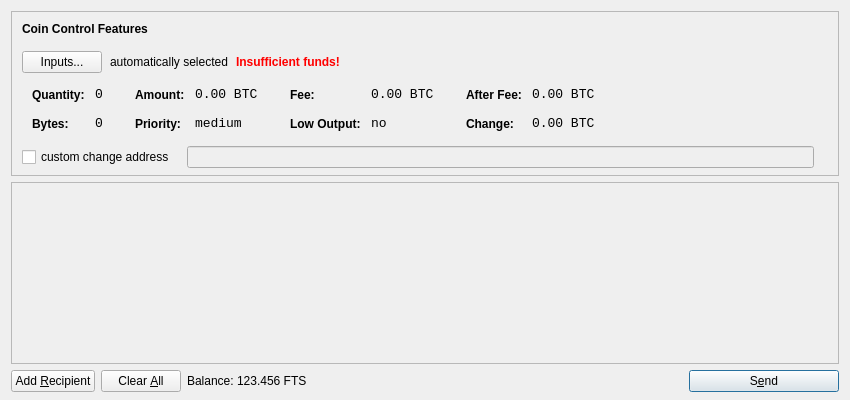
<?xml version="1.0" encoding="UTF-8"?>
<ui version="4.0">
 <class>SendCoinsDialog</class>
 <widget class="QDialog" name="SendCoinsDialog">
  <property name="geometry">
   <rect>
    <x>0</x>
    <y>0</y>
    <width>850</width>
    <height>400</height>
   </rect>
  </property>
  <property name="windowTitle">
   <string>Send Coins</string>
  </property>
  <layout class="QVBoxLayout" name="verticalLayout" stretch="0,1,0">
   <property name="bottomMargin">
    <number>8</number>
   </property>
   <item>
    <widget class="QFrame" name="frameCoinControl">
     <property name="sizePolicy">
      <sizepolicy hsizetype="Expanding" vsizetype="Expanding">
       <horstretch>0</horstretch>
       <verstretch>0</verstretch>
      </sizepolicy>
     </property>
     <property name="maximumSize">
      <size>
       <width>16777215</width>
       <height>16777215</height>
      </size>
     </property>
     <property name="frameShape">
      <enum>QFrame::StyledPanel</enum>
     </property>
     <property name="frameShadow">
      <enum>QFrame::Sunken</enum>
     </property>
     <layout class="QVBoxLayout" name="verticalLayoutCoinControl2">
      <property name="spacing">
       <number>-1</number>
      </property>
      <property name="leftMargin">
       <number>0</number>
      </property>
      <property name="topMargin">
       <number>0</number>
      </property>
      <property name="rightMargin">
       <number>0</number>
      </property>
      <property name="bottomMargin">
       <number>6</number>
      </property>
      <item>
       <layout class="QVBoxLayout" name="verticalLayoutCoinControl" stretch="0,0,0,0,1">
        <property name="spacing">
         <number>0</number>
        </property>
        <property name="leftMargin">
         <number>10</number>
        </property>
        <property name="topMargin">
         <number>10</number>
        </property>
        <item>
         <layout class="QHBoxLayout" name="horizontalLayoutCoinControl1">
          <property name="bottomMargin">
           <number>15</number>
          </property>
          <item>
           <widget class="QLabel" name="labelCoinControlFeatures">
            <property name="sizePolicy">
             <sizepolicy hsizetype="Preferred" vsizetype="Maximum">
              <horstretch>0</horstretch>
              <verstretch>0</verstretch>
             </sizepolicy>
            </property>
            <property name="font">
             <font>
              <weight>75</weight>
              <bold>true</bold>
             </font>
            </property>
            <property name="styleSheet">
             <string notr="true">font-weight:bold;</string>
            </property>
            <property name="text">
             <string>Coin Control Features</string>
            </property>
           </widget>
          </item>
         </layout>
        </item>
        <item>
         <layout class="QHBoxLayout" name="horizontalLayoutCoinControl2" stretch="0,0,0,0">
          <property name="spacing">
           <number>8</number>
          </property>
          <property name="bottomMargin">
           <number>10</number>
          </property>
          <item>
           <widget class="QPushButton" name="pushButtonCoinControl">
            <property name="styleSheet">
             <string notr="true"/>
            </property>
            <property name="text">
             <string>Inputs...</string>
            </property>
           </widget>
          </item>
          <item>
           <widget class="QLabel" name="labelCoinControlAutomaticallySelected">
            <property name="text">
             <string>automatically selected</string>
            </property>
            <property name="margin">
             <number>5</number>
            </property>
           </widget>
          </item>
          <item>
           <widget class="QLabel" name="labelCoinControlInsuffFunds">
            <property name="font">
             <font>
              <weight>75</weight>
              <bold>true</bold>
             </font>
            </property>
            <property name="styleSheet">
             <string notr="true">color:red;font-weight:bold;</string>
            </property>
            <property name="text">
             <string>Insufficient funds!</string>
            </property>
            <property name="margin">
             <number>5</number>
            </property>
           </widget>
          </item>
          <item>
           <spacer name="horizontalSpacerCoinControl">
            <property name="orientation">
             <enum>Qt::Horizontal</enum>
            </property>
            <property name="sizeHint" stdset="0">
             <size>
              <width>40</width>
              <height>1</height>
             </size>
            </property>
           </spacer>
          </item>
         </layout>
        </item>
        <item>
         <widget class="QWidget" name="widgetCoinControl" native="true">
          <property name="sizePolicy">
           <sizepolicy hsizetype="Preferred" vsizetype="Preferred">
            <horstretch>0</horstretch>
            <verstretch>0</verstretch>
           </sizepolicy>
          </property>
          <property name="minimumSize">
           <size>
            <width>0</width>
            <height>0</height>
           </size>
          </property>
          <property name="styleSheet">
           <string notr="true"/>
          </property>
          <layout class="QHBoxLayout" name="horizontalLayoutCoinControl5">
           <property name="margin">
            <number>0</number>
           </property>
           <item>
            <layout class="QHBoxLayout" name="horizontalLayoutCoinControl3" stretch="0,0,0,1">
             <property name="spacing">
              <number>20</number>
             </property>
             <property name="topMargin">
              <number>0</number>
             </property>
             <property name="bottomMargin">
              <number>10</number>
             </property>
             <item>
              <layout class="QFormLayout" name="formLayoutCoinControl1">
               <property name="horizontalSpacing">
                <number>10</number>
               </property>
               <property name="verticalSpacing">
                <number>14</number>
               </property>
               <property name="leftMargin">
                <number>10</number>
               </property>
               <property name="topMargin">
                <number>4</number>
               </property>
               <property name="rightMargin">
                <number>6</number>
               </property>
               <item row="0" column="0">
                <widget class="QLabel" name="labelCoinControlQuantityText">
                 <property name="styleSheet">
                  <string notr="true">font-weight:bold;</string>
                 </property>
                 <property name="text">
                  <string>Quantity:</string>
                 </property>
                 <property name="margin">
                  <number>0</number>
                 </property>
                </widget>
               </item>
               <item row="0" column="1">
                <widget class="QLabel" name="labelCoinControlQuantity">
                 <property name="font">
                  <font>
                   <family>Monospace</family>
                   <pointsize>10</pointsize>
                  </font>
                 </property>
                 <property name="cursor">
                  <cursorShape>IBeamCursor</cursorShape>
                 </property>
                 <property name="contextMenuPolicy">
                  <enum>Qt::ActionsContextMenu</enum>
                 </property>
                 <property name="text">
                  <string notr="true">0</string>
                 </property>
                 <property name="margin">
                  <number>0</number>
                 </property>
                 <property name="textInteractionFlags">
                  <set>Qt::LinksAccessibleByMouse|Qt::TextSelectableByKeyboard|Qt::TextSelectableByMouse</set>
                 </property>
                </widget>
               </item>
               <item row="1" column="0">
                <widget class="QLabel" name="labelCoinControlBytesText">
                 <property name="styleSheet">
                  <string notr="true">font-weight:bold;</string>
                 </property>
                 <property name="text">
                  <string>Bytes:</string>
                 </property>
                </widget>
               </item>
               <item row="1" column="1">
                <widget class="QLabel" name="labelCoinControlBytes">
                 <property name="font">
                  <font>
                   <family>Monospace</family>
                   <pointsize>10</pointsize>
                  </font>
                 </property>
                 <property name="cursor">
                  <cursorShape>IBeamCursor</cursorShape>
                 </property>
                 <property name="contextMenuPolicy">
                  <enum>Qt::ActionsContextMenu</enum>
                 </property>
                 <property name="text">
                  <string notr="true">0</string>
                 </property>
                 <property name="textInteractionFlags">
                  <set>Qt::LinksAccessibleByMouse|Qt::TextSelectableByKeyboard|Qt::TextSelectableByMouse</set>
                 </property>
                </widget>
               </item>
              </layout>
             </item>
             <item>
              <layout class="QFormLayout" name="formLayoutCoinControl2">
               <property name="horizontalSpacing">
                <number>10</number>
               </property>
               <property name="verticalSpacing">
                <number>14</number>
               </property>
               <property name="leftMargin">
                <number>6</number>
               </property>
               <property name="topMargin">
                <number>4</number>
               </property>
               <property name="rightMargin">
                <number>6</number>
               </property>
               <item row="0" column="0">
                <widget class="QLabel" name="labelCoinControlAmountText">
                 <property name="styleSheet">
                  <string notr="true">font-weight:bold;</string>
                 </property>
                 <property name="text">
                  <string>Amount:</string>
                 </property>
                 <property name="margin">
                  <number>0</number>
                 </property>
                </widget>
               </item>
               <item row="0" column="1">
                <widget class="QLabel" name="labelCoinControlAmount">
                 <property name="font">
                  <font>
                   <family>Monospace</family>
                   <pointsize>10</pointsize>
                  </font>
                 </property>
                 <property name="cursor">
                  <cursorShape>IBeamCursor</cursorShape>
                 </property>
                 <property name="contextMenuPolicy">
                  <enum>Qt::ActionsContextMenu</enum>
                 </property>
                 <property name="text">
                  <string notr="true">0.00 BTC</string>
                 </property>
                 <property name="textInteractionFlags">
                  <set>Qt::LinksAccessibleByMouse|Qt::TextSelectableByKeyboard|Qt::TextSelectableByMouse</set>
                 </property>
                </widget>
               </item>
               <item row="1" column="0">
                <widget class="QLabel" name="labelCoinControlPriorityText">
                 <property name="styleSheet">
                  <string notr="true">font-weight:bold;</string>
                 </property>
                 <property name="text">
                  <string>Priority:</string>
                 </property>
                </widget>
               </item>
               <item row="1" column="1">
                <widget class="QLabel" name="labelCoinControlPriority">
                 <property name="font">
                  <font>
                   <family>Monospace</family>
                   <pointsize>10</pointsize>
                  </font>
                 </property>
                 <property name="cursor">
                  <cursorShape>IBeamCursor</cursorShape>
                 </property>
                 <property name="contextMenuPolicy">
                  <enum>Qt::ActionsContextMenu</enum>
                 </property>
                 <property name="text">
                  <string>medium</string>
                 </property>
                 <property name="textInteractionFlags">
                  <set>Qt::LinksAccessibleByMouse|Qt::TextSelectableByKeyboard|Qt::TextSelectableByMouse</set>
                 </property>
                </widget>
               </item>
              </layout>
             </item>
             <item>
              <layout class="QFormLayout" name="formLayoutCoinControl3">
               <property name="horizontalSpacing">
                <number>10</number>
               </property>
               <property name="verticalSpacing">
                <number>14</number>
               </property>
               <property name="leftMargin">
                <number>6</number>
               </property>
               <property name="topMargin">
                <number>4</number>
               </property>
               <property name="rightMargin">
                <number>6</number>
               </property>
               <item row="0" column="0">
                <widget class="QLabel" name="labelCoinControlFeeText">
                 <property name="styleSheet">
                  <string notr="true">font-weight:bold;</string>
                 </property>
                 <property name="text">
                  <string>Fee:</string>
                 </property>
                 <property name="margin">
                  <number>0</number>
                 </property>
                </widget>
               </item>
               <item row="0" column="1">
                <widget class="QLabel" name="labelCoinControlFee">
                 <property name="font">
                  <font>
                   <family>Monospace</family>
                   <pointsize>10</pointsize>
                  </font>
                 </property>
                 <property name="cursor">
                  <cursorShape>IBeamCursor</cursorShape>
                 </property>
                 <property name="contextMenuPolicy">
                  <enum>Qt::ActionsContextMenu</enum>
                 </property>
                 <property name="text">
                  <string notr="true">0.00 BTC</string>
                 </property>
                 <property name="textInteractionFlags">
                  <set>Qt::LinksAccessibleByMouse|Qt::TextSelectableByKeyboard|Qt::TextSelectableByMouse</set>
                 </property>
                </widget>
               </item>
               <item row="1" column="0">
                <widget class="QLabel" name="labelCoinControlLowOutputText">
                 <property name="styleSheet">
                  <string notr="true">font-weight:bold;</string>
                 </property>
                 <property name="text">
                  <string>Low Output:</string>
                 </property>
                </widget>
               </item>
               <item row="1" column="1">
                <widget class="QLabel" name="labelCoinControlLowOutput">
                 <property name="font">
                  <font>
                   <family>Monospace</family>
                   <pointsize>10</pointsize>
                  </font>
                 </property>
                 <property name="cursor">
                  <cursorShape>IBeamCursor</cursorShape>
                 </property>
                 <property name="contextMenuPolicy">
                  <enum>Qt::ActionsContextMenu</enum>
                 </property>
                 <property name="text">
                  <string>no</string>
                 </property>
                 <property name="textInteractionFlags">
                  <set>Qt::LinksAccessibleByMouse|Qt::TextSelectableByKeyboard|Qt::TextSelectableByMouse</set>
                 </property>
                </widget>
               </item>
              </layout>
             </item>
             <item>
              <layout class="QFormLayout" name="formLayoutCoinControl4">
               <property name="horizontalSpacing">
                <number>10</number>
               </property>
               <property name="verticalSpacing">
                <number>14</number>
               </property>
               <property name="leftMargin">
                <number>6</number>
               </property>
               <property name="topMargin">
                <number>4</number>
               </property>
               <property name="rightMargin">
                <number>6</number>
               </property>
               <item row="0" column="0">
                <widget class="QLabel" name="labelCoinControlAfterFeeText">
                 <property name="styleSheet">
                  <string notr="true">font-weight:bold;</string>
                 </property>
                 <property name="text">
                  <string>After Fee:</string>
                 </property>
                 <property name="margin">
                  <number>0</number>
                 </property>
                </widget>
               </item>
               <item row="0" column="1">
                <widget class="QLabel" name="labelCoinControlAfterFee">
                 <property name="font">
                  <font>
                   <family>Monospace</family>
                   <pointsize>10</pointsize>
                  </font>
                 </property>
                 <property name="cursor">
                  <cursorShape>IBeamCursor</cursorShape>
                 </property>
                 <property name="contextMenuPolicy">
                  <enum>Qt::ActionsContextMenu</enum>
                 </property>
                 <property name="text">
                  <string notr="true">0.00 BTC</string>
                 </property>
                 <property name="textInteractionFlags">
                  <set>Qt::LinksAccessibleByMouse|Qt::TextSelectableByKeyboard|Qt::TextSelectableByMouse</set>
                 </property>
                </widget>
               </item>
               <item row="1" column="0">
                <widget class="QLabel" name="labelCoinControlChangeText">
                 <property name="styleSheet">
                  <string notr="true">font-weight:bold;</string>
                 </property>
                 <property name="text">
                  <string>Change:</string>
                 </property>
                </widget>
               </item>
               <item row="1" column="1">
                <widget class="QLabel" name="labelCoinControlChange">
                 <property name="font">
                  <font>
                   <family>Monospace</family>
                   <pointsize>10</pointsize>
                  </font>
                 </property>
                 <property name="cursor">
                  <cursorShape>IBeamCursor</cursorShape>
                 </property>
                 <property name="contextMenuPolicy">
                  <enum>Qt::ActionsContextMenu</enum>
                 </property>
                 <property name="text">
                  <string notr="true">0.00 BTC</string>
                 </property>
                 <property name="textInteractionFlags">
                  <set>Qt::LinksAccessibleByMouse|Qt::TextSelectableByKeyboard|Qt::TextSelectableByMouse</set>
                 </property>
                </widget>
               </item>
              </layout>
             </item>
            </layout>
           </item>
          </layout>
         </widget>
        </item>
        <item>
         <layout class="QHBoxLayout" name="horizontalLayoutCoinControl4" stretch="0,0,0">
          <property name="spacing">
           <number>12</number>
          </property>
          <property name="sizeConstraint">
           <enum>QLayout::SetDefaultConstraint</enum>
          </property>
          <property name="topMargin">
           <number>5</number>
          </property>
          <property name="rightMargin">
           <number>5</number>
          </property>
          <item>
           <widget class="QCheckBox" name="checkBoxCoinControlChange">
            <property name="text">
             <string>custom change address</string>
            </property>
           </widget>
          </item>
          <item>
           <widget class="QLineEdit" name="lineEditCoinControlChange">
            <property name="enabled">
             <bool>false</bool>
            </property>
            <property name="sizePolicy">
             <sizepolicy hsizetype="Expanding" vsizetype="Fixed">
              <horstretch>0</horstretch>
              <verstretch>0</verstretch>
             </sizepolicy>
            </property>
           </widget>
          </item>
          <item>
           <widget class="QLabel" name="labelCoinControlChangeLabel">
            <property name="sizePolicy">
             <sizepolicy hsizetype="Preferred" vsizetype="Expanding">
              <horstretch>0</horstretch>
              <verstretch>0</verstretch>
             </sizepolicy>
            </property>
            <property name="minimumSize">
             <size>
              <width>0</width>
              <height>0</height>
             </size>
            </property>
            <property name="text">
             <string/>
            </property>
            <property name="margin">
             <number>3</number>
            </property>
           </widget>
          </item>
         </layout>
        </item>
        <item>
         <spacer name="verticalSpacerCoinControl">
          <property name="orientation">
           <enum>Qt::Vertical</enum>
          </property>
          <property name="sizeHint" stdset="0">
           <size>
            <width>800</width>
            <height>1</height>
           </size>
          </property>
         </spacer>
        </item>
       </layout>
      </item>
     </layout>
    </widget>
   </item>
   <item>
    <widget class="QScrollArea" name="scrollArea">
     <property name="widgetResizable">
      <bool>true</bool>
     </property>
     <widget class="QWidget" name="scrollAreaWidgetContents">
      <property name="geometry">
       <rect>
        <x>0</x>
        <y>0</y>
        <width>830</width>
        <height>165</height>
       </rect>
      </property>
      <layout class="QVBoxLayout" name="verticalLayout_2">
       <property name="margin">
        <number>0</number>
       </property>
       <item>
        <layout class="QVBoxLayout" name="entries">
         <property name="spacing">
          <number>6</number>
         </property>
        </layout>
       </item>
       <item>
        <spacer name="verticalSpacer">
         <property name="orientation">
          <enum>Qt::Vertical</enum>
         </property>
         <property name="sizeHint" stdset="0">
          <size>
           <width>20</width>
           <height>40</height>
          </size>
         </property>
        </spacer>
       </item>
      </layout>
     </widget>
    </widget>
   </item>
   <item>
    <layout class="QHBoxLayout" name="horizontalLayout">
     <item>
      <widget class="QPushButton" name="addButton">
       <property name="toolTip">
        <string>Send to multiple recipients at once</string>
       </property>
       <property name="text">
        <string>Add &amp;Recipient</string>
       </property>
       <property name="icon">
        <iconset resource="../bitcoin.qrc">
         <normaloff>:/icons/add</normaloff>:/icons/add</iconset>
       </property>
       <property name="autoDefault">
        <bool>false</bool>
       </property>
      </widget>
     </item>
     <item>
      <widget class="QPushButton" name="clearButton">
       <property name="sizePolicy">
        <sizepolicy hsizetype="Minimum" vsizetype="Fixed">
         <horstretch>0</horstretch>
         <verstretch>0</verstretch>
        </sizepolicy>
       </property>
       <property name="toolTip">
        <string>Remove all transaction fields</string>
       </property>
       <property name="text">
        <string>Clear &amp;All</string>
       </property>
       <property name="icon">
        <iconset resource="../bitcoin.qrc">
         <normaloff>:/icons/remove</normaloff>:/icons/remove</iconset>
       </property>
       <property name="autoRepeatDelay">
        <number>300</number>
       </property>
       <property name="autoDefault">
        <bool>false</bool>
       </property>
      </widget>
     </item>
     <item>
      <layout class="QHBoxLayout" name="horizontalLayout_2">
       <property name="spacing">
        <number>3</number>
       </property>
       <item>
        <widget class="QLabel" name="label">
         <property name="text">
          <string>Balance:</string>
         </property>
        </widget>
       </item>
       <item>
        <widget class="QLabel" name="labelBalance">
         <property name="cursor">
          <cursorShape>IBeamCursor</cursorShape>
         </property>
         <property name="text">
          <string>123.456 FTS</string>
         </property>
         <property name="textInteractionFlags">
          <set>Qt::LinksAccessibleByMouse|Qt::TextSelectableByKeyboard|Qt::TextSelectableByMouse</set>
         </property>
        </widget>
       </item>
      </layout>
     </item>
     <item>
      <spacer name="horizontalSpacer">
       <property name="orientation">
        <enum>Qt::Horizontal</enum>
       </property>
       <property name="sizeHint" stdset="0">
        <size>
         <width>40</width>
         <height>20</height>
        </size>
       </property>
      </spacer>
     </item>
     <item>
      <widget class="QPushButton" name="sendButton">
       <property name="minimumSize">
        <size>
         <width>150</width>
         <height>0</height>
        </size>
       </property>
       <property name="toolTip">
        <string>Confirm the send action</string>
       </property>
       <property name="text">
        <string>S&amp;end</string>
       </property>
       <property name="icon">
        <iconset resource="../bitcoin.qrc">
         <normaloff>:/icons/send</normaloff>:/icons/send</iconset>
       </property>
       <property name="default">
        <bool>true</bool>
       </property>
      </widget>
     </item>
    </layout>
   </item>
  </layout>
 </widget>
 <resources>
  <include location="../bitcoin.qrc"/>
 </resources>
 <connections/>
</ui>
